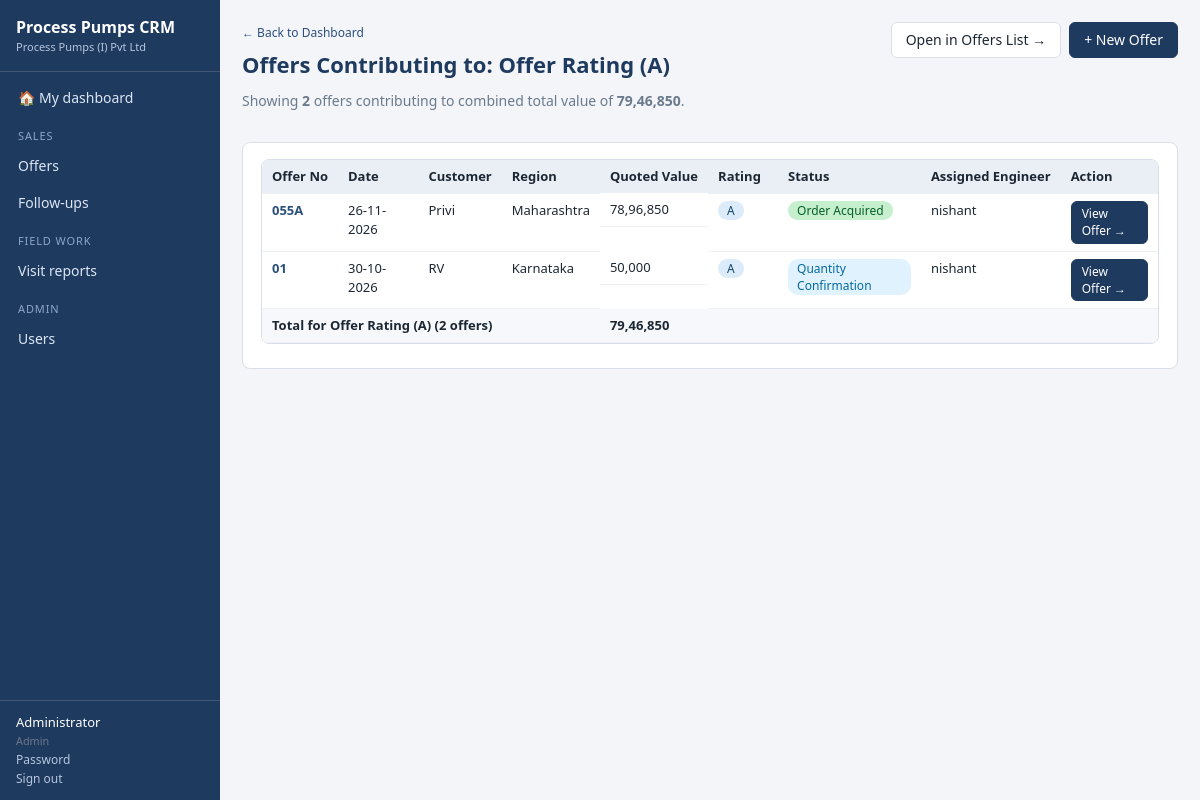
The page /analytics/offers (signed in) on the database its author committed.
### tables this page shows
CREATE TABLE "users" (id INTEGER PRIMARY KEY AUTOINCREMENT, "full_name" TEXT, "email" TEXT, "role" TEXT, "phone" TEXT, "regions" TEXT, "active" INTEGER, "password_hash" TEXT, "created_at" TEXT, "created_by" INTEGER, "updated_at" TEXT, "updated_by" INTEGER);

CREATE TABLE "offers" (id INTEGER PRIMARY KEY AUTOINCREMENT, "customer_id" INTEGER, "contact_id" INTEGER, "offer_no" TEXT, "base_no" TEXT, "revision" TEXT, "offer_date" TEXT, "region" TEXT, "enquiry_no" TEXT, "enquiry_date" TEXT, "enquiry_mode" TEXT, "item_type" TEXT, "moc" TEXT, "quantity" INTEGER, "quoted_value" REAL, "currency" TEXT, "offer_pdf" TEXT, "assigned_engineer_id" INTEGER, "rating" TEXT, "status" TEXT, "next_followup_date" TEXT, "is_latest" INTEGER, "created_at" TEXT, "created_by" INTEGER, "updated_at" TEXT, "updated_by" INTEGER);

CREATE TABLE "customers" (id INTEGER PRIMARY KEY AUTOINCREMENT, "name" TEXT, "address" TEXT, "region" TEXT, "created_at" TEXT, "created_by" INTEGER, "updated_at" TEXT, "updated_by" INTEGER);

### app/core/dashboard.py (the view)
@bp.route("/analytics/offers")
def analytics_offers():
    if not g.user:
        return redirect(url_for("auth.login"))
    user = g.user
    rating = (request.args.get("rating") or "A").upper()
    if rating not in ("A", "B", "C", "D"):
        rating = "A"
    scope_sql = "o.is_latest = 1"
    params = []
    if R.is_marketing(user):
        scope_sql += " AND o.assigned_engineer_id = ?"
        params.append(user["id"])
    s = db.q1(
        f"SELECT COUNT(*) AS n, COALESCE(SUM(o.quoted_value), 0) AS v FROM offers o WHERE o.rating = ? AND {scope_sql}",
        [rating] + params
    )
    offers = db.q(
        f"""SELECT o.id, o.offer_no, o.offer_date, o.region, o.item_type, o.moc, o.quantity,
                   o.quoted_value, o.currency, o.rating, o.status,
                   c.name AS customer_name, u.full_name AS engineer_name
            FROM offers o
            LEFT JOIN customers c ON c.id = o.customer_id
            LEFT JOIN users u ON u.id = o.assigned_engineer_id
            WHERE o.rating = ? AND {scope_sql}
            ORDER BY o.offer_date DESC, o.id DESC""",
        [rating] + params
    )
    for o in offers:
        if o.get("status") in ("Open", "LIVE"):
            o["status"] = "LIVE"
    rating_data = {
        "rating": rating,
        "label": f"Offer Rating ({rating})",
        "count": s["n"],
        "total_value": s["v"],
        "total_value_fmt": fmt_money(s["v"]),
        "filter_arg": f"f_rating={rating}",
        "offers": offers,
    }
    return render_template(
        "analytics_offers.html",
        rating_data=rating_data,
        rating=rating,
    )

### app/core/auth.py (called while the page is built)
def csrf_token():
    if "_csrf" not in session:
        session["_csrf"] = secrets.token_hex(16)
    return session["_csrf"]

@bp.before_app_request
def load_user_and_guard():
    g.user = None
    uid = session.get("uid")
    if uid:
        u = db.q1("SELECT * FROM users WHERE id=? AND active=1", (uid,))
        if u:
            u.pop("password_hash", None)
            g.user = u
    if request.method == "POST":
        sent = request.form.get("_csrf") or request.headers.get("X-CSRF-Token")
        if not sent or sent != session.get("_csrf"):
            abort(400, "Security token missing or expired - please reload the page and try again.")
    if request.endpoint and request.endpoint not in PUBLIC_ENDPOINTS and g.user is None:
        return redirect(url_for("auth.login", next=request.full_path if request.method == "GET" else None))

### app/core/db.py (called while the page is built)
def connect(path):
    conn = sqlite3.connect(path, timeout=30)
    conn.row_factory = sqlite3.Row
    conn.execute("PRAGMA journal_mode=WAL")
    conn.execute("PRAGMA foreign_keys=OFF")
    return conn

def get_db():
    if "db" not in g:
        g.db = connect(current_app.config["DATABASE"])
    return g.db

def _teardown(exc):
    conn = g.pop("db", None)
    if conn is not None:
        try:
            conn.rollback() if exc else conn.commit()
        finally:
            conn.close()

def q(sql, params=()):
    return [dict(r) for r in get_db().execute(sql, params).fetchall()]

def q1(sql, params=()):
    r = get_db().execute(sql, params).fetchone()
    return dict(r) if r else None

### app/core/module.py (called while the page is built)
    def allowed(self, action, user):
        return R.has_role(user, self.access.get(action, []))

### app/core/nav.py (called while the page is built)
def build(user):
    items = []
    for m in registry.all_modules():
        if m.nav and m.allowed("view", user):
            items.append(dict(label=m.plural, url=url_for(m.key + ".index"), group=m.nav[0], order=m.nav[1]))
    for n in registry.NAV:
        if R.has_role(user, n["roles"]):
            items.append(dict(label=n["label"], url=url_for(n["endpoint"]), group=n["group"], order=n["order"]))
    groups = []
    for g in current_app.config["NAV_GROUPS"]:
        mine = sorted([i for i in items if i["group"] == g], key=lambda i: (i["order"], i["label"]))
        if mine:
            groups.append((g, mine))
    return groups

### app/core/registry.py (called while the page is built)
def all_modules():
    return list(MODULES.values())

### app/core/roles.py (called while the page is built)
def role_of(user):
    return (user or {}).get("role")

def is_marketing(user):
    return role_of(user) == MARKETING

### app/templates/analytics_offers.html (shortened to what this page needs)
{% extends 'base.html' %}
{% block content %}
<div class="page-head">
  <div>
    <a class="crumb" href="{{ url_for('dashboard.home') }}" style="display: inline-block; margin-bottom: 0.5rem;">&larr; Back to Dashboard</a>
    <h1>Offers Contributing to: {{ rating_data.label }}</h1>
    <p class="muted" style="margin-top: 0.25rem;">
      Showing <strong>{{ rating_data.count }}</strong> offers contributing to combined total value of <strong>{{ rating_data.total_value_fmt }}</strong>.
    </p>
  </div>
  <div class="actions">
    <a class="btn" href="{{ url_for('offers.index', f_rating=rating) }}">
      Open in Offers List &rarr;
    </a>
    <a class="btn primary" href="{{ url_for('offers.new') }}">+ New Offer</a>
  </div>
</div>
<div class="card" style="margin-top: 1rem;">
  <div class="table-wrap">
    <table class="grid">
      <thead>
        <tr>
          <th>Offer No</th>
          <th>Date</th>
          <th>Customer</th>
          <th>Region</th>
          <th class="num">Quoted Value</th>
          <th>Rating</th>
          <th>Status</th>
          <th>Assigned Engineer</th>
          <th>Action</th>
        </tr>
      </thead>
      <tbody>
        {% for o in rating_data.offers %}
        <tr>
          <td><a href="{{ url_for('offers.view', id=o.id) }}"><strong>{{ o.offer_no }}</strong></a></td>
          <td>{{ o.offer_date|date }}</td>
          <td>{{ o.customer_name }}</td>
          <td>{{ o.region }}</td>
          <td class="num">{{ o.quoted_value|money }}</td>
          <td><span class="badge b-open">{{ o.rating or '—' }}</span></td>
          <td><span class="badge b-{{ (o.status == 'Open' and 'live' or o.status)|slug }}">{{ 'LIVE' if o.status == 'Open' else o.status }}</span></td>
          <td>{{ o.engineer_name or 'Unassigned' }}</td>
          <td>
            <a class="btn small primary" href="{{ url_for('offers.view', id=o.id) }}">View Offer &rarr;</a>
          </td>
        </tr>
        {% else %}
        <tr>
          <td colspan="9" class="empty">No offers found contributing to {{ rating_data.label }}.</td>
        </tr>
        {% endfor %}
      </tbody>
      {% if rating_data.offers %}
      <tfoot>
        <tr>
          <td colspan="4"><strong>Total for {{ rating_data.label }} ({{ rating_data.count }} offers)</strong></td>
          <td class="num"><strong>{{ rating_data.total_value_fmt }}</strong></td>
          <td colspan="4"></td>
        </tr>
      </tfoot>
      {% endif %}
    </table>
  </div>
</div>
{% endblock %}

### app/templates/base.html (shortened to what this page needs)
<!doctype html>
<html lang="en"><head>
<link rel="stylesheet" href="{{ url_for('static', filename='css/app.css') }}">
</head><body>
{% if g.user %}
<aside class="side">
  <div class="brand">{{ app_title }}<small>{{ company }}</small></div>
  <nav>
    <a href="{{ url_for('dashboard.home') }}" class="{{ 'on' if request.endpoint == 'dashboard.home' }}">&#127968; My dashboard</a>
    {% for group, items in nav_groups %}
      <div class="grp">{{ group }}</div>
      {% for i in items %}<a href="{{ i.url }}" class="{{ 'on' if request.path.startswith(i.url) and i.url != '/' }}">{{ i.label }}</a>{% endfor %}
    {% endfor %}
  </nav>
  <div class="me">
    <div>{{ g.user.full_name }}<br><small>{{ ROLE_LABELS.get(g.user.role, g.user.role) }}</small></div>
    <a href="{{ url_for('auth.profile') }}">Password</a>
    <form method="post" action="{{ url_for('auth.logout') }}"><input type="hidden" name="_csrf" value="{{ csrf_token() }}"><button class="link">Sign out</button></form>
  </div>
</aside>
{% endif %}
<main class="{{ 'with-side' if g.user }}">
  {% block content %}{% endblock %}
</main>
</body></html>

### app/static/css/app.css (style rules this page uses)
:root { --navy:#1f3a5f;--navy2:#2c4f7c;--bg:#f3f5f9;--card:#fff;--line:#d9dfe8;--text:#1c2733;--muted:#6b7a8c; --red:#ffc7ce;--red-t:#9c0006;--yellow:#ffeb9c;--yellow-t:#7a5b00;--green:#c6efce;--green-t:#06602a;--accent:#e08a00;--radius:8px }
* { box-sizing:border-box }
body { margin:0;font:14px/1.45 "Segoe UI",system-ui,Arial,sans-serif;color:var(--text);background:var(--bg) }
a { color:var(--navy2);text-decoration:none }
h1 { font-size:22px;margin:0 0 10px;color:var(--navy) }
.muted,.hint,small { color:var(--muted) }
.side { position:fixed;inset:0 auto 0 0;width:220px;background:var(--navy);color:#fff;display:flex;flex-direction:column;overflow-y:auto }
.brand { padding:16px;font-weight:700;font-size:16px;border-bottom:1px solid rgba(255,255,255,.15) }
.brand small { display:block;font-weight:400;color:#b7c6dc;font-size:11px }
.side nav { flex:1;padding:8px 0 }
.side nav a { display:block;padding:8px 18px;color:#dbe6f5 }
.grp { padding:12px 18px 4px;font-size:11px;text-transform:uppercase;letter-spacing:.08em;color:#8ea6c6 }
.me { padding:12px 16px;border-top:1px solid rgba(255,255,255,.15);font-size:13px }
.me a,.me .link { color:#b7c6dc;margin-right:10px;font-size:12px }
main { padding:22px;max-width:1500px }
main.with-side { margin-left:220px }
.page-head { display:flex;justify-content:space-between;align-items:flex-start;gap:12px;flex-wrap:wrap;margin-bottom:8px }
.crumb { font-size:12px }
.actions { display:flex;gap:8px;flex-wrap:wrap;align-items:center }
.btn { display:inline-block;border:1px solid var(--line);background:#fff;color:var(--text);padding:7px 14px;border-radius:6px;cursor:pointer;font:inherit }
.btn.primary { background:var(--navy);color:#fff;border-color:var(--navy) }
.btn.small { padding:3px 10px;font-size:12px }
.link { background:none;border:0;cursor:pointer;color:var(--navy2);padding:0;font:inherit }
.card { background:var(--card);border:1px solid var(--line);border-radius:var(--radius);padding:16px 18px;margin-bottom:16px }
.table-wrap { overflow-x:auto;border:1px solid var(--line);border-radius:var(--radius);background:#fff;margin-bottom:8px }
table.grid { border-collapse:collapse;width:100%;font-size:13px }
.grid th,.grid td { padding:7px 10px;border-bottom:1px solid #edf0f5;text-align:left;vertical-align:top;white-space:nowrap }
.grid td { white-space:normal;min-width:70px }
.grid thead th { background:#eaeff6;position:sticky;top:0;font-weight:600 }
.grid tfoot td { font-weight:700;background:#f6f8fb }
.num { text-align:right;font-variant-numeric:tabular-nums;display:block }
.badge { display:inline-block;padding:1px 9px;border-radius:10px;font-size:12px;background:#e6ebf2 }
.b-order-acquired,.b-done,.b-reviewed,.b-filed,.b-received { background:var(--green);color:var(--green-t) }
.b-quantity-confirmation { background:#e0f2fe;color:#0369a1 }
.b-open,.b-live,.b-assigned { background:#dcebf9;color:#12456f }

### rows shown on the page
users: user.full_name "Administrator", get "Admin"
offers: offer_no "055A", offer_date "26-11-2026", customer_name "Privi", region "Maharashtra", quoted_value "78,96,850", rating "A", status "Order Acquired", full_name "nishant"
offers: offer_no "01", offer_date "30-10-2026", customer_name "RV", region "Karnataka", quoted_value "50,000", rating "A", status "Quantity Confirmation", full_name "nishant"

### other values the page prints
{{ app_title }} "Process Pumps CRM"
{{ company }} "Process Pumps (I) Pvt Ltd"
{{ group }} "SALES" "FIELD WORK" "ADMIN"
{{ i.label }} "Offers" "Follow-ups" "Visit reports" "Users"
{{ rating_data.label }} "Offer Rating (A)"
{{ rating_data.count }} "2"
{{ rating_data.total_value_fmt }} "79,46,850"
